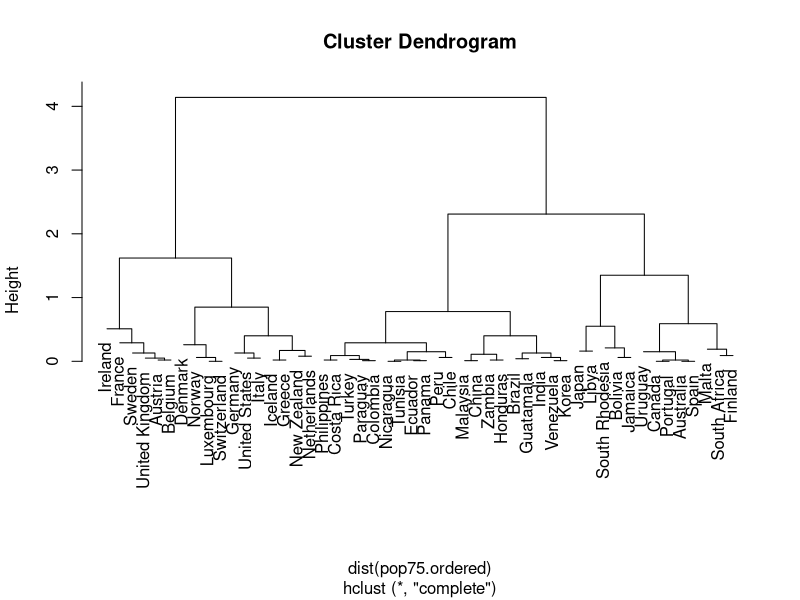

Reproduce this figure in R.
ord = order(
  LifeCycleSavings$pop75
)
pop75.ordered = LifeCycleSavings$pop75[ ord ]

plot( 
  hclust( 
    dist( 
      pop75.ordered 
    ) 
  ),
  labels=row.names( LifeCycleSavings )[ ord ], 
  hang=0 
)
